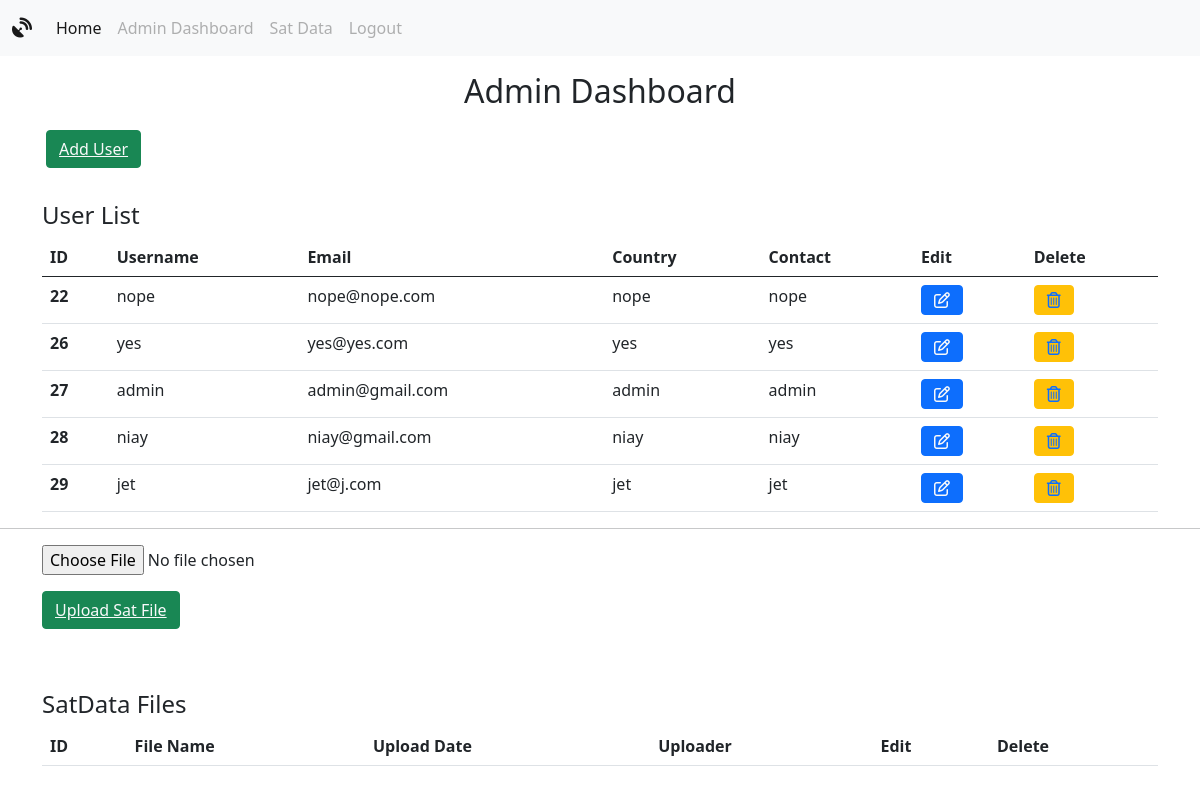
/dashboard.php, run on an earlier commit of the app's database.
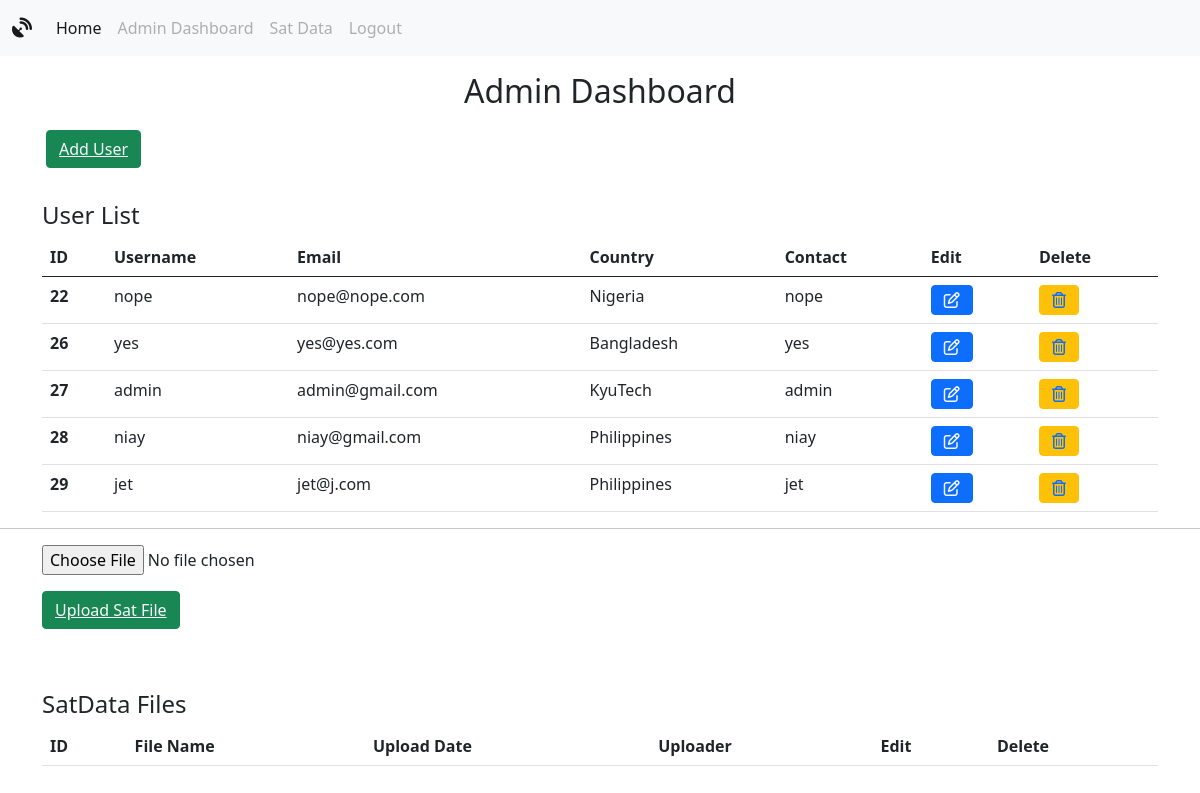
And on a later commit of the database.
### tables this page shows
CREATE TABLE `users` (
  `idUsers` int(11) NOT NULL,
  `usernameUsers` tinytext NOT NULL,
  `emailUsers` tinytext NOT NULL,
  `passwordUsers` varchar(255) NOT NULL,
  `countryUsers` tinytext NOT NULL,
  `contactUsers` tinytext NOT NULL
);

### includes/classautoloader.inc.php (called while the page is built, shortened)
<?php
function myAutoLoader($className) {
    $url = $_SERVER['HTTP_HOST'].$_SERVER['REQUEST_URI'];
    if (strpos($url,'includes') !== false) {
        $path = '../classes/';
    } else {
        $path = 'classes/';
    }
    $extension = '.class.php';
}

### classes/dbh.class.php (called while the page is built)
<?php
 class Dbh {
     private $host = 'localhost';
     private $user = 'root';
     private $pwd = '';
     private $dbName = 'satdata';
     protected function connect() {
         $dsn = 'mysql:host='. $this->host .';dbname=' . $this->dbName;
         $pdo = new PDO($dsn,$this->user,$this->pwd);
         $pdo->setAttribute(PDO::ATTR_DEFAULT_FETCH_MODE,PDO::FETCH_ASSOC);
         return $pdo;
     }
 }

### classes/users.class.php (called while the page is built, shortened)
<?php
class Users extends Dbh {
    protected function getAllUsers() {
        $sql = "SELECT * FROM users";
        $stmt = $this->connect()->prepare($sql);
        $stmt->execute();
        $results = $stmt->fetchAll();
        return $results;
    }
}

### classes/usersview.class.php (called while the page is built, shortened)
<?php
class UsersView extends Users {
    public function showAllUsers() {
        $results = $this->getAllUsers();
        return $results;
    }
}

### dashboard.php (the view, shortened to what this page needs)
<?php
    include_once "header.php";
?>
  <link href="https://cdn.jsdelivr.net/npm/bootstrap@5.0.2/dist/css/bootstrap.min.css" rel="stylesheet">
  </head>
  <body>
    <div class="container-lg ">
      <h2 class='text-center my-3'>Admin Dashboard</h2>
      <button type="button" class="btn btn-success mx-1 my-1" name="adduser-button"><a class='text-light' href="register.php?status=adduser">Add User</a></button>
      <h4></br>User List</h4>
      <table class="table">
        <thead>
          <tr>
            <th scope="col">ID</th>
            <th scope="col">Username</th>
            <th scope="col">Email</th>
            <th scope="col">Country</th>
            <th scope="col">Contact</th>
            <th scope="col">Edit</th>
            <th scope="col">Delete</th>
          </tr>
        </thead>
        <tbody>
          <?php
            $showAllObj = new UsersView();
            $result = $showAllObj -> showAllUsers();
            foreach ($result as $row){
                $id = $row['idUsers'];
                $name = $row['usernameUsers'];
                $email = $row['emailUsers'];
                $country = $row['countryUsers'];
                $mobile = $row['contactUsers'];
                echo '
                <tr>
                  <th scope="row">'.$id.'</th>
                  <td>'.$name.'</td>
                  <td>'.$email.'</td>
                  <td>'.$country.'</td>
                  <td>'.$mobile.'</td>
                  <td>
                    <button class ="btn btn-primary" name="edit-btn">
                      <a class="text-light" href="edituser.php?updatebutton='.$id.'"><i class="far fa-edit"></i></a>
                    </button>
                  </td>
                  <td>
                    <button class = "btn btn-warning" name="delete-btn">
                      <a href="includes/deleteuser.inc.php?deletebutton='.$id.'"><i class="far fa-trash-alt"></i></a>
                    </button>
                  </td>
                </tr>
                ';
            }
           ?>
        </tbody>
      </table>
    </div>
    <hr>
    <div class="container-lg ">
      <form class="form-horizontal" action="includes/uploadfile.inc.php" method="POST" enctype="multipart/form-data">
        <input type="file" name="file">
        <br>
        <button type="submit" class="btn btn-success my-3" name="upload-button"><a class='text-light' href="main.php">Upload Sat File</a></button>
      </form>
      <h4></br>SatData Files</h4>
      <table class="table">
        <thead>
          <tr>
            <th scope="col">ID</th>
            <th scope="col">File Name</th>
            <th scope="col">Upload Date</th>
            <th scope="col">Uploader</th>
            <th scope="col">Edit</th>
            <th scope="col">Delete</th>
          </tr>
        </thead>
    </div>
  </body>
</html>

### header.php (shortened to what this page needs)
<?php
    include_once 'includes/classautoloader.inc.php';
?>
<html lang="en">
<head>
    <link href="https://cdn.jsdelivr.net/npm/bootstrap@5.0.2/dist/css/bootstrap.min.css" rel="stylesheet">
</head>
<nav class="navbar navbar-expand-lg navbar-light bg-light">
    <div class="container-fluid">
      <a class="navbar-brand" href="index.php"><i class="fas fa-satellite-dish"></i></a>
      <div class="collapse navbar-collapse" id="navbarNav">
        <ul class="navbar-nav">
          <?php
            if (isset($_SESSION['userUsername']) && $_SESSION['userUsername'] == 'admin') {
              echo '
              <li class="nav-item">
                <a class="nav-link disabled" aria-current="page" href="index.php">Home</a>
              </li>
              <li class="nav-item">
                <a class="nav-link enabled" href="dashboard.php" tabindex="-1" aria-disabled="false">Admin Dashboard</a>
              </li>
              <li class="nav-item">
                <a class="nav-link enabled" href="satdata.php" tabindex="-1" aria-disabled="true">Sat Data</a>
              </li>
              <li class="nav-item">
                <a class="nav-link enabled" href="includes/logout.inc.php" tabindex="-1" aria-disabled="false">Logout</a>
              </li>'
              ;
            }
            else {
              echo '
              <li class="nav-item">
                <a class="nav-link active" aria-current="page" href="index.php">Home</a>
              </li>
              <li class="nav-item">
                <a class="nav-link disabled" href="#" tabindex="-1" aria-disabled="false">Admin Dashboard</a>
              </li>
              <li class="nav-item">
                <a class="nav-link disabled" href="#" tabindex="-1" aria-disabled="true">Sat Data</a>
              </li>
              <li class="nav-item">
                <a class="nav-link disabled" href="#" tabindex="-1" aria-disabled="true">Logout</a>
              </li>
              ';
            }
          ?>
        </ul>
      </div>
    </div>
  </nav>

What changed in the data, as far as the page shows it:
changed users "nope": countryUsers "nope" → "Nigeria"
changed users "yes": countryUsers "yes" → "Bangladesh"
changed users "admin": countryUsers "admin" → "KyuTech"
changed users "niay": countryUsers "niay" → "Philippines"
changed users "jet": countryUsers "jet" → "Philippines"
